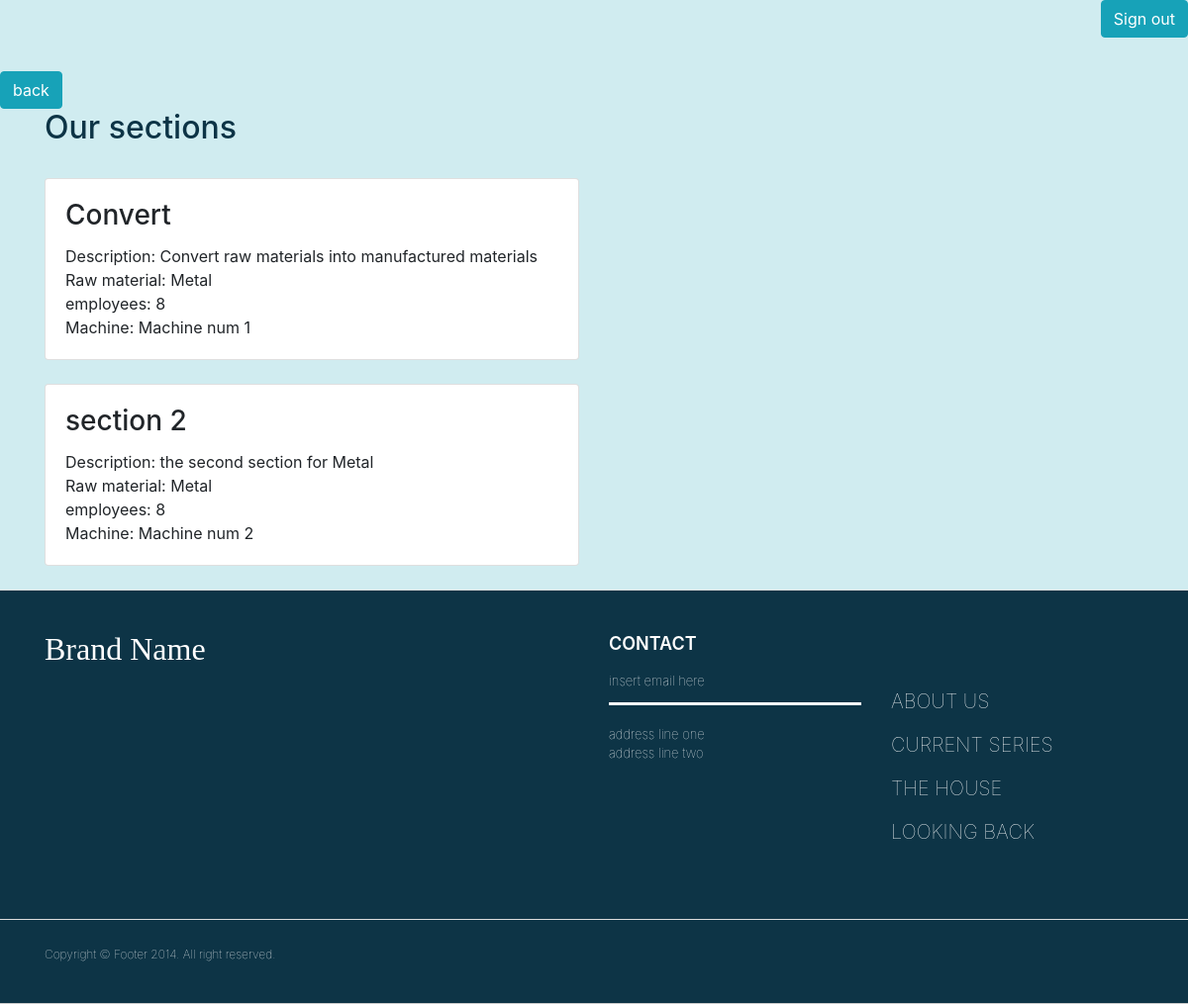
Page /section.php on the committed database.
### tables this page shows
CREATE TABLE `sections` (
  `section_id` int(12) NOT NULL,
  `section_name` varchar(200) NOT NULL,
  `section_description` text NOT NULL,
  `fk_raw_material_id` int(12) NOT NULL,
  `fk_user_id` int(12) NOT NULL,
  `fk_employee_id` int(12) NOT NULL,
  `fk_machine` int(12) NOT NULL
);

CREATE TABLE `raw_material` (
  `raw_material_id` int(12) NOT NULL,
  `raw_material_name` varchar(200) NOT NULL,
  `raw_material_date` timestamp NOT NULL DEFAULT current_timestamp(),
  `raw_material_description` text NOT NULL,
  `raw_material_price` varchar(200) NOT NULL
);

CREATE TABLE `employees` (
  `employee_id` int(11) NOT NULL,
  `employee_date` timestamp NOT NULL DEFAULT current_timestamp() ON UPDATE current_timestamp(),
  `employee_status` enum('worker','manager','engineer','director','accountant','dealer','technician') NOT NULL,
  `fk_user_id` int(11) NOT NULL
);

CREATE TABLE `machine` (
  `machine_id` int(12) NOT NULL,
  `machine_name` varchar(200) NOT NULL,
  `machine_description` varchar(250) NOT NULL,
  `machine_date` timestamp NULL DEFAULT current_timestamp(),
  `machine_status` enum('active','defect') NOT NULL
);

### section.php (the view, shortened to what this page needs)
<?php
require 'db.php';
?>
<html>
<head>
  <?php require 'header.php'; ?>
</head>
<body class="body">
<?php require 'nav.php'; ?><br>
<a href="managerpage.php"><button type='button' class='btn btn-info'>back</button></a>
<div class="container">
  <h2 style="color: #0d3446">Our sections</h2><br>
<?php
  $sql ="SELECT * FROM sections
  JOIN users ON fk_user_id=user_id
  JOIN employees ON fk_employee_id=employee_id
  JOIN raw_material ON fk_raw_material_id=raw_material_id
  JOIN machine ON fk_machine=machine_id
";
  $result = mysqli_query($conn,$sql);
    if($result->num_rows > 0){
      while ($row = $result->fetch_assoc()) {?>
<div class="row">
    <div class="col-sm-6">
        <div class="card">
            <div class="card-body">
          <h3 class="card-title">              <?php echo $row['section_name'];?></h3>
          <span class="card-text">Description: </span>                    <?php echo $row['section_description'];?><br>
          <span class="card-text">Raw material: </span>                   <?php echo $row['raw_material_name'];?><br>
          <span class="card-text">employees: </span>                      <?php echo $row['employee_id'];?><br>
          <span class="card-text">Machine: </span>                       <?php echo $row['machine_name'];?><br>
            </div>
        </div>
                <br>
    </div>
</div>
<?php
  }
  }
?>
</div>
<?php require 'footer.php'; ?>
</body>
</html>

### section.php (style rules this page uses)
.body { background-color: #d0ecf0 }

### rows in the picture
sections: section_name "Convert", section_description "Convert raw materials into manufactured materials", fk_raw_material.raw_material_name "Metal", fk_employee.employee_id "8", fk_machine.machine_name "Machine num 1"
sections: section_name "section 2", section_description "the second section for Metal", fk_raw_material.raw_material_name "Metal", fk_employee.employee_id "8", fk_machine.machine_name "Machine num 2"
